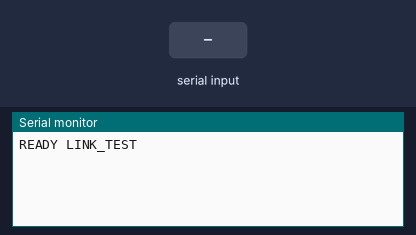
A sketch run on a simulated ESP32. Parts: the last lines printed to the serial monitor. The inputs (shaded band) are chosen by the test bench.

Above: at 1.2 s.
1.3 s: "PING\n" received over Serial
At 1.6 s:
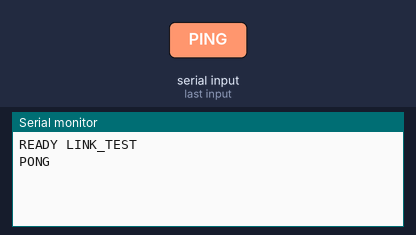
2.8 s: "TEST PCB\n" received over Serial
At 4.0 s:
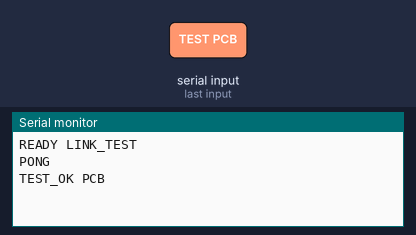
4.3 s: "TEST BATTERY\n" received over Serial
At 5.1 s:
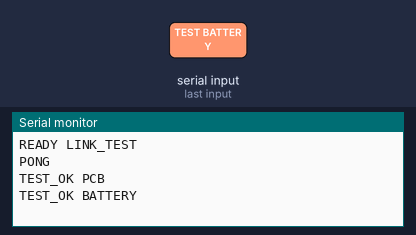
5.8 s: "TEST DISPLAY\n" received over Serial
At 6.2 s:
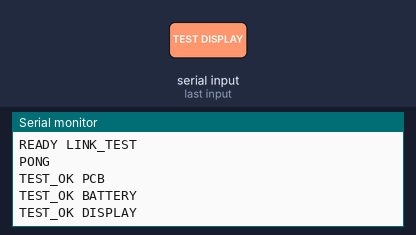

Measured:
- after the input at 1.3 s, the serial monitor: prints a new line at once (image 1)
- after the input at 2.8 s, the serial monitor: prints a new line at once (image 2)
- after the input at 4.3 s, the serial monitor: prints a new line at once (image 3)
- after the input at 5.8 s, the serial monitor: prints a new line at once (image 4)

The sketch:

SorterLink.ino
```cpp
#include <Arduino.h>
#include <string.h>

// USB link for the first bench test. Each command ends with a newline.
char command[48];
size_t length = 0;
bool overflow = false;

void reply(const char *line) {
  if (strcmp(line, "PING") == 0) {
    Serial.println("PONG");
  } else if (strcmp(line, "STATUS") == 0) {
    Serial.println("READY LINK_TEST");
  } else if (strcmp(line, "TEST PCB") == 0) {
    Serial.println("TEST_OK PCB");
  } else if (strcmp(line, "TEST BATTERY") == 0) {
    Serial.println("TEST_OK BATTERY");
  } else if (strcmp(line, "TEST DISPLAY") == 0) {
    Serial.println("TEST_OK DISPLAY");
  } else {
    Serial.println("ERR UNKNOWN_COMMAND");
  }
}

void setup() {
  Serial.begin(115200);
  Serial.println("READY LINK_TEST");
}

void loop() {
  while (Serial.available() > 0) {
    const char ch = static_cast<char>(Serial.read());
    if (ch == '\r') {
      continue;
    }
    if (ch == '\n') {
      if (overflow) {
        Serial.println("ERR LINE_TOO_LONG");
      } else if (length > 0) {
        command[length] = '\0';
        reply(command);
      }
      length = 0;
      overflow = false;
    } else if (length < sizeof(command) - 1) {
      command[length++] = ch;
    } else {
      overflow = true;
    }
  }
}
```
